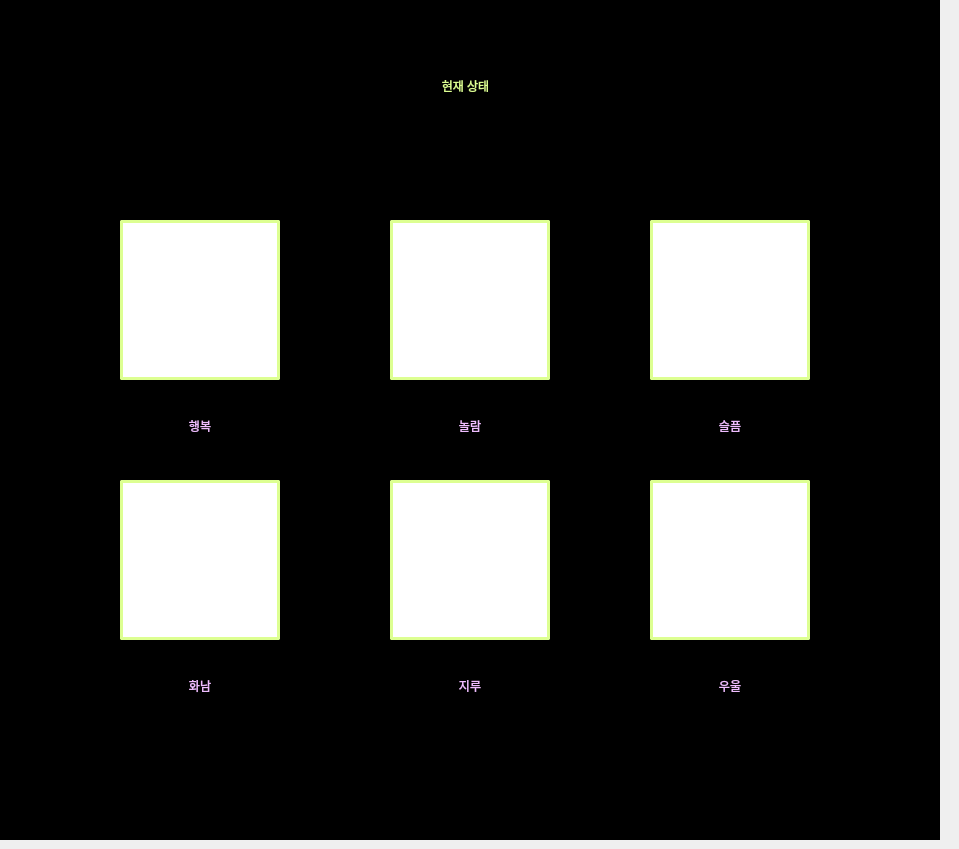
      <widget class="QWidget" name="tab_4">
       <attribute name="title">
        <string>감정상태</string>
       </attribute>
       <widget class="QPushButton" name="happy">
        <property name="geometry">
         <rect>
          <x>120</x>
          <y>220</y>
          <width>160</width>
          <height>160</height>
         </rect>
        </property>
        <property name="styleSheet">
         <string notr="true">border-top: none;
border-bottom: 2px solid gray;
background-color: #ffffff; border: 3px solid #ddff92;
color: rgb(255, 255, 255);
border-radius: 2px;</string>
        </property>
        <property name="text">
         <string/>
        </property>
        <property name="icon">
         <iconset>
          <normaloff>ICON/감정/꾸미기/[꾸미기]놀람-2.jpg</normaloff>ICON/감정/꾸미기/[꾸미기]놀람-2.jpg</iconset>
        </property>
        <property name="iconSize">
         <size>
          <width>155</width>
          <height>155</height>
         </size>
        </property>
       </widget>
       <widget class="QPushButton" name="sad">
        <property name="geometry">
         <rect>
          <x>650</x>
          <y>220</y>
          <width>160</width>
          <height>160</height>
         </rect>
        </property>
        <property name="styleSheet">
         <string notr="true">border-top: none;
border-bottom: 2px solid gray;
background-color: #ffffff; border: 3px solid #ddff92;
color: rgb(255, 255, 255);
border-radius: 2px;</string>
        </property>
        <property name="text">
         <string/>
        </property>
       </widget>
       <widget class="QPushButton" name="angry">
        <property name="geometry">
         <rect>
          <x>120</x>
          <y>480</y>
          <width>160</width>
          <height>160</height>
         </rect>
        </property>
        <property name="styleSheet">
         <string notr="true">border-top: none;
border-bottom: 2px solid gray;
background-color: #ffffff; border: 3px solid #ddff92;
color: rgb(255, 255, 255);
border-radius: 2px;</string>
        </property>
        <property name="text">
         <string/>
        </property>
       </widget>
       <widget class="QPushButton" name="gloomy">
        <property name="geometry">
         <rect>
          <x>650</x>
          <y>480</y>
          <width>160</width>
          <height>160</height>
         </rect>
        </property>
        <property name="styleSheet">
         <string notr="true">border-top: none;
border-bottom: 2px solid gray;
background-color: #ffffff; border: 3px solid #ddff92;
color: rgb(255, 255, 255);
border-radius: 2px;</string>
        </property>
        <property name="text">
         <string/>
        </property>
       </widget>
       <widget class="QPushButton" name="surprise">
        <property name="geometry">
         <rect>
          <x>390</x>
          <y>220</y>
          <width>160</width>
          <height>160</height>
         </rect>
        </property>
        <property name="styleSheet">
         <string notr="true">border-top: none;
border-bottom: 2px solid gray;
background-color: #ffffff; border: 3px solid #ddff92;
color: rgb(255, 255, 255);
border-radius: 2px;</string>
        </property>
        <property name="text">
         <string/>
        </property>
       </widget>
       <widget class="QPushButton" name="bored">
        <property name="geometry">
         <rect>
          <x>390</x>
          <y>480</y>
          <width>160</width>
          <height>160</height>
         </rect>
        </property>
        <property name="styleSheet">
         <string notr="true">border-top: none;
border-bottom: 2px solid gray;
background-color: #ffffff; border: 3px solid #ddff92;
color: rgb(255, 255, 255);
border-radius: 2px;</string>
        </property>
        <property name="text">
         <string/>
        </property>
       </widget>
       <widget class="QLabel" name="label_21">
        <property name="geometry">
         <rect>
          <x>130</x>
          <y>50</y>
          <width>671</width>
          <height>71</height>
         </rect>
        </property>
        <property name="styleSheet">
         <string notr="true">font: 30pt &quot;MV Boli&quot;;
color: #ddff92;</string>
        </property>
        <property name="text">
         <string>현재 상태</string>
        </property>
        <property name="alignment">
         <set>Qt::AlignCenter</set>
        </property>
       </widget>
       <widget class="QLabel" name="label_22">
        <property name="geometry">
         <rect>
          <x>-10</x>
          <y>0</y>
          <width>950</width>
          <height>840</height>
         </rect>
        </property>
        <property name="styleSheet">
         <string notr="true">background-color: rgb(0, 0, 0)</string>
        </property>
        <property name="text">
         <string/>
        </property>
        <property name="pixmap">
         <pixmap>../Desktop/bg1.jpg</pixmap>
        </property>
        <property name="scaledContents">
         <bool>true</bool>
        </property>
       </widget>
       <widget class="QLabel" name="label_32">
        <property name="geometry">
         <rect>
          <x>150</x>
          <y>400</y>
          <width>100</width>
          <height>52</height>
         </rect>
        </property>
        <property name="styleSheet">
         <string notr="true">font: 20pt &quot;MV Boli&quot;;
color: #efbdff;</string>
        </property>
        <property name="text">
         <string>행복</string>
        </property>
        <property name="alignment">
         <set>Qt::AlignCenter</set>
        </property>
       </widget>
       <widget class="QLabel" name="label_33">
        <property name="geometry">
         <rect>
          <x>420</x>
          <y>400</y>
          <width>100</width>
          <height>52</height>
         </rect>
        </property>
        <property name="styleSheet">
         <string notr="true">font: 20pt &quot;MV Boli&quot;;
color: #efbdff;</string>
        </property>
        <property name="text">
         <string>놀람</string>
        </property>
        <property name="alignment">
         <set>Qt::AlignCenter</set>
        </property>
       </widget>
       <widget class="QLabel" name="label_34">
        <property name="geometry">
         <rect>
          <x>680</x>
          <y>400</y>
          <width>100</width>
          <height>52</height>
         </rect>
        </property>
        <property name="styleSheet">
         <string notr="true">font: 20pt &quot;MV Boli&quot;;
color: #efbdff;</string>
        </property>
        <property name="text">
         <string>슬픔</string>
        </property>
        <property name="alignment">
         <set>Qt::AlignCenter</set>
        </property>
       </widget>
       <widget class="QLabel" name="label_35">
        <property name="geometry">
         <rect>
          <x>150</x>
          <y>660</y>
          <width>100</width>
          <height>52</height>
         </rect>
        </property>
        <property name="styleSheet">
         <string notr="true">font: 20pt &quot;MV Boli&quot;;
color: #efbdff;</string>
        </property>
        <property name="text">
         <string>화남</string>
        </property>
        <property name="alignment">
         <set>Qt::AlignCenter</set>
        </property>
       </widget>
       <widget class="QLabel" name="label_36">
        <property name="geometry">
         <rect>
          <x>420</x>
          <y>660</y>
          <width>100</width>
          <height>52</height>
         </rect>
        </property>
        <property name="styleSheet">
         <string notr="true">font: 20pt &quot;MV Boli&quot;;
color: #efbdff;</string>
        </property>
        <property name="text">
         <string>지루</string>
        </property>
        <property name="alignment">
         <set>Qt::AlignCenter</set>
        </property>
       </widget>
       <widget class="QLabel" name="label_37">
        <property name="geometry">
         <rect>
          <x>680</x>
          <y>660</y>
          <width>100</width>
          <height>52</height>
         </rect>
        </property>
        <property name="styleSheet">
         <string notr="true">font: 20pt &quot;MV Boli&quot;;
color: #efbdff;</string>
        </property>
        <property name="text">
         <string>우울</string>
        </property>
        <property name="alignment">
         <set>Qt::AlignCenter</set>
        </property>
       </widget>
       <zorder>label_22</zorder>
       <zorder>label_21</zorder>
       <zorder>happy</zorder>
       <zorder>sad</zorder>
       <zorder>angry</zorder>
       <zorder>gloomy</zorder>
       <zorder>surprise</zorder>
       <zorder>bored</zorder>
       <zorder>label_32</zorder>
       <zorder>label_33</zorder>
       <zorder>label_34</zorder>
       <zorder>label_35</zorder>
       <zorder>label_36</zorder>
       <zorder>label_37</zorder>
      </widget>
